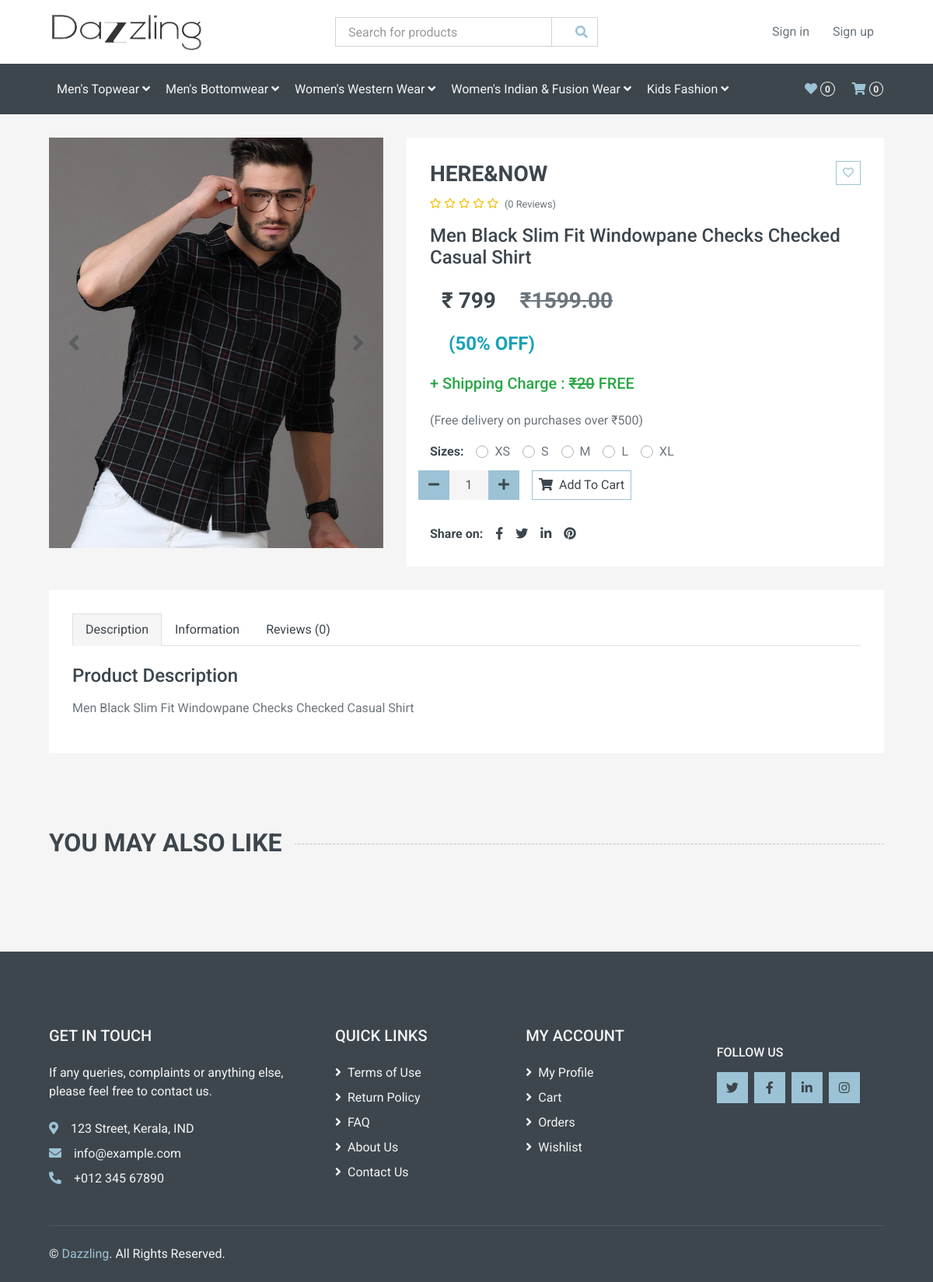
Page /product_detail/casual-shirts/herenow-men-black-slim-fit-windowpane-checks-checked-casual-shirt/ on the earlier database version.
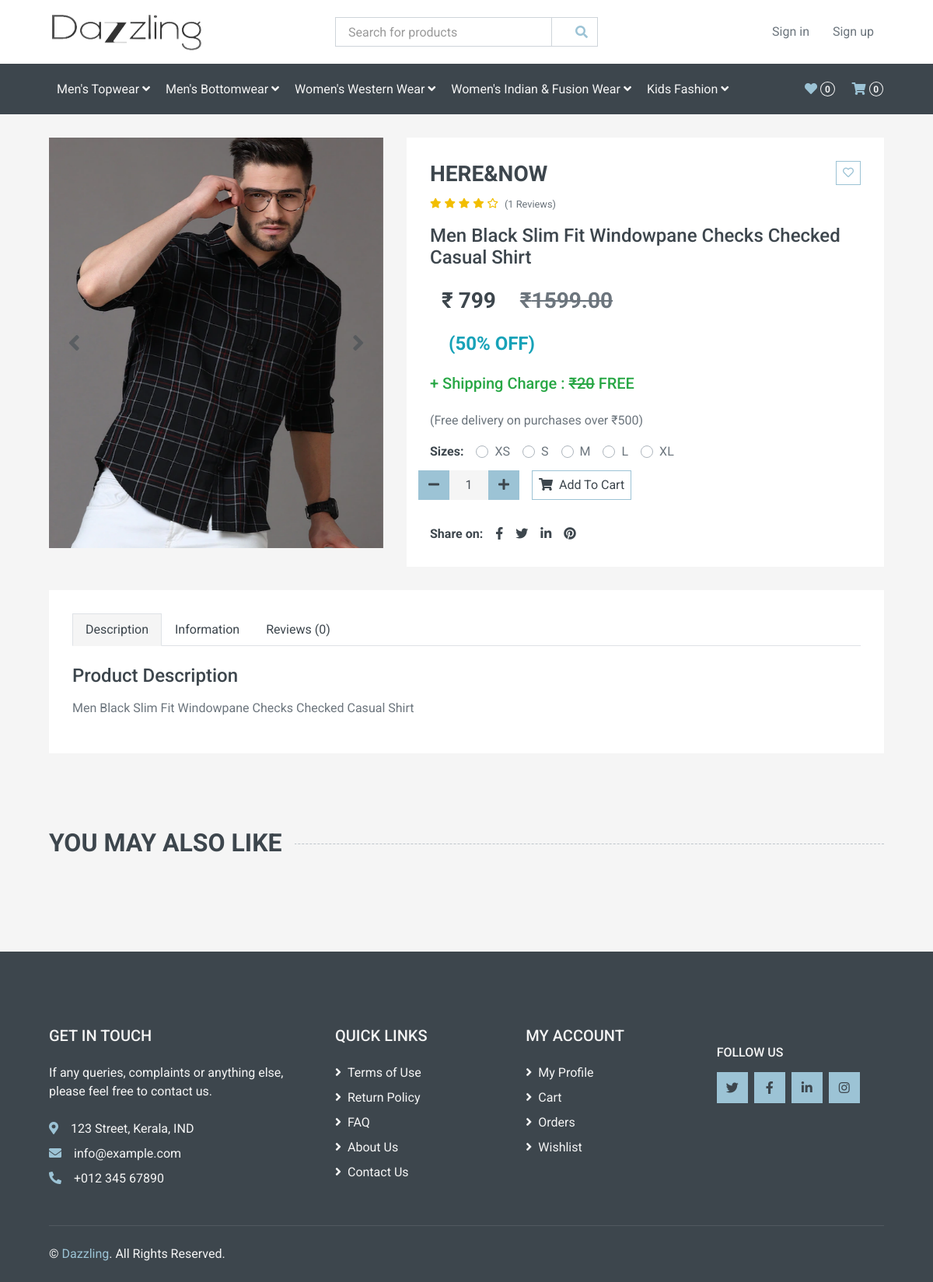
Same page on the later database version.
### shop/models.py (models this page shows, shortened)
class Products(models.Model):
    name = models.CharField(max_length=100)
    desc = models.CharField(max_length=150)
    slug = models.SlugField(max_length=150, unique=True)
    img = models.ImageField(upload_to='products')
    img1 = models.ImageField(upload_to='products', default='')
    img2 = models.ImageField(upload_to='products', default='')
    color = models.CharField(max_length=50, default='')
    sec_color = models.CharField(max_length=50, default='', blank=True)
    info = models.TextField(default='')
    fabric = models.CharField(max_length=50, default='')
    length = models.CharField(max_length=50, default='', blank=True)
    pattern = models.CharField(max_length=50, default='', blank=True)
    occasion = models.CharField(max_length=50, default='')
    ideal_for = models.CharField(max_length=50, default='')
    wash_care = models.CharField(max_length=50, default='')
    brand = models.ForeignKey(Brands, on_delete=models.CASCADE, default='')
    stock_xs = models.IntegerField(default=0)
    stock_s = models.IntegerField(default=0)
    stock_m = models.IntegerField(default=0)
    stock_l = models.IntegerField(default=0)
    stock_xl = models.IntegerField(default=0)
    available = models.BooleanField(default=True)
    price = models.FloatField()
    shipping = models.IntegerField(default=0)
    category = models.ForeignKey(Category, on_delete=models.CASCADE)
    sub_category = models.ForeignKey(SubCategory, on_delete=models.CASCADE, blank=True, null=True, default='')
    featured = models.BooleanField(default=False)
    offer = models.ForeignKey(Offers, on_delete=models.CASCADE, blank=True, null=True, default='')
    avg_review = models.FloatField(default=0)
    tot_reviews = models.IntegerField(default=0)
    def actual_price(self):
        off = self.offer.offer * 0.01
        discount = self.price * off
        act_price = self.price-discount
        return int(act_price)

class Offers(models.Model):
    name = models.CharField(max_length=100)
    offer = models.IntegerField()
    slug = models.SlugField(max_length=100, unique=True)
    expiry = models.DateField()

### shop/views.py (the view)
# urls.py: path('product_detail/<slug:c_slug>/<slug:p_slug>/', views.product_detail, name='product_detail'),
def product_detail(request, c_slug, p_slug):
    try:
        product = Products.objects.get(category__slug=c_slug, slug=p_slug)
        c_page = get_object_or_404(Category, slug=c_slug)
        product_inst = get_object_or_404(Products, pk=product.id)
        suggestions = Products.objects.filter(category=c_page, available=True)
        reviews =  Reviews.objects.all().filter(product=product_inst).order_by('-id')
        reviews_count = reviews.count()
    except Exception as e:
        return e
    data = {
        'c_slug': c_slug,
        'product': product,
        'suggestions': suggestions,
        'reviews': reviews,
        'r_count': reviews_count,
    }
    return render(request, 'detail.html', data)

### accounts/context_processor.py (called while the page is built)
def wcount(request):
    w_count = 0
    if 'admin' in request.path:
        return {}
    else:
        if request.session.has_key('uid'):
            try:
                w_count = Wishlist.objects.filter(user_id=request.session['uid']).count()
            except Wishlist.DoesNotExist:
                w_count = 0
        else:
            w_count = 0
        return dict(w_count=w_count)

### cart/context_processor.py (called while the page is built)
def count(request):
    itm_count = 0
    if 'admin' in request.path:
        return {}
    else:
        try:
            if request.session.has_key('uid'):
                ct = CartList.objects.filter(cart_id=request.session['uid'])
            else:
                ct = CartList.objects.filter(cart_id=crt_id(request))
            cti = Items.objects.all().filter(cart=ct[:1])
            for c in cti:
                itm_count += c.quantity
        except CartList.DoesNotExist:
            itm_count = 0
        return dict(item_count=itm_count)

### shop/models.py (called while the page is built)
    def __str__(self):
        return self.name

    def get_url(self):
        return reverse('products_list', args=[self.slug])

    def __str__(self):
        return self.name

### shop/templatetags/app_tags.py (called while the page is built)
def catfilter(cat, subcateg):
    return cat.filter(subcat=subcateg)

### templates/detail.html (shortened to what the changed rows need)
{% extends 'base.html' %}
{% load app_tags %}
{% block content %}
<div class="container-fluid pb-5">
    <div class="row px-xl-5">
        <div class="col-lg-5 mb-30">
            <div id="product-carousel" class="carousel slide" data-ride="carousel">
                <div class="carousel-inner bg-light">
                    <div class="carousel-item active">
                        <img class="w-100" style="height: 33rem;" src="{{ product.img.url }}" alt="Image">
                    </div>
                </div>
            </div>
        </div>
        <div class="col-lg-7 h-auto mb-30">
            <div class="h-100 bg-light p-30">
                <h3>
                    {{ product.name }}<a class="btn btn-sm btn-outline-primary" style="float: right;"
                        href="{% url 'add_to_wishlist' product.id %}" title="Add this product to Wishlist">
                        <i class="far fa-heart"></i></a>
                </h3>
                <div class="d-flex mb-3">
                    <div class="text-star mr-2">
                        {% for i in product.avg_review|times %}
                        <small class="fas fa-star"></small>
                        {% empty %}
                        <small class="far fa-star"></small>
                        <small class="far fa-star"></small>
                        <small class="far fa-star"></small>
                        <small class="far fa-star"></small>
                        <small class="far fa-star"></small>
                        {% endfor %}
                        {% if product.avg_review != 0 %}
                        {% for j in product.avg_review|rating_rem %}
                        <small class="far fa-star"></small>
                        {% endfor %}
                        {% endif %}
                    </div>
                    <small class="pt-1">({{ product.tot_reviews }} Reviews)</small>
                </div>
                <p class="h4 mb-4">{{ product.desc }}</p>
                <h3 class="col font-weight-semi-bold mb-4">₹ {{ product.actual_price }}
                    <del class="text-muted ml-4">₹{{ product.price|floatformat:2 }}</del>
                </h3>
                <p class="h4 text-info ml-4"><b>({{ product.offer.offer }}% OFF)</b></p>
                {% if product.actual_price > 500 %}
                <p class="h5 font-weight-semi-bold text-success mt-4 mb-4">
                    + Shipping Charge : <del>₹{{ product.shipping }}</del> FREE
                </p>
                {% else %}
                <p class="h5 font-weight-semi-bold mt-4 mb-4"> + Shipping Charge : ₹{{ product.shipping }}</p>
                {% endif %}
                <p class="">(Free delivery on purchases over ₹500)</p>
                <form action="{% url 'add_to_cart' product.id %}" method="post" id="add_to_cart">
                    <div class="d-table-row mb-3">
                    </div>
                    <div class="d-flex align-items-center mb-4 pt-2 mt-1">
                    </div>
                </form>
                <div class="d-flex pt-2">
                    <strong class="text-dark mr-2">Share on:</strong>
                    <div class="d-inline-flex">
                    </div>
                </div>
            </div>
        </div>
    </div>
    <div class="row px-xl-5">
        <div class="col">
            <div class="bg-light p-30">
                <div class="tab-content">
                    <div class="tab-pane fade show active" id="tab-pane-1">
                        <h4 class="mb-3">Product Description</h4>
                        <p>{{ product.desc }}</p>
                    </div>
                </div>
            </div>
        </div>
    </div>
</div>
<div class="container-fluid py-5">
    <h2 class="section-title position-relative text-uppercase mx-xl-5 mb-4"><span class="bg-secondary pr-3">
            You May Also Like</span></h2>
</div>
{% endblock %}

Differences in the rows shown:
changed Products "HERE&NOW": avg_review 0 → 4 (drawn); tot_reviews "0" → "1"
